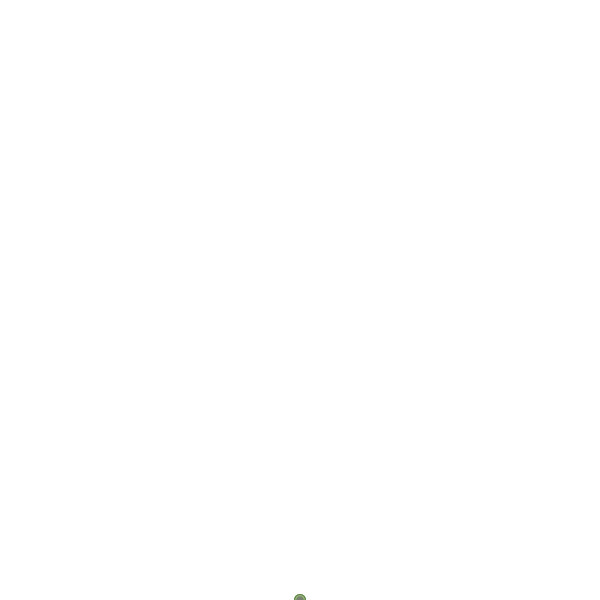
Frame 1 (no input)
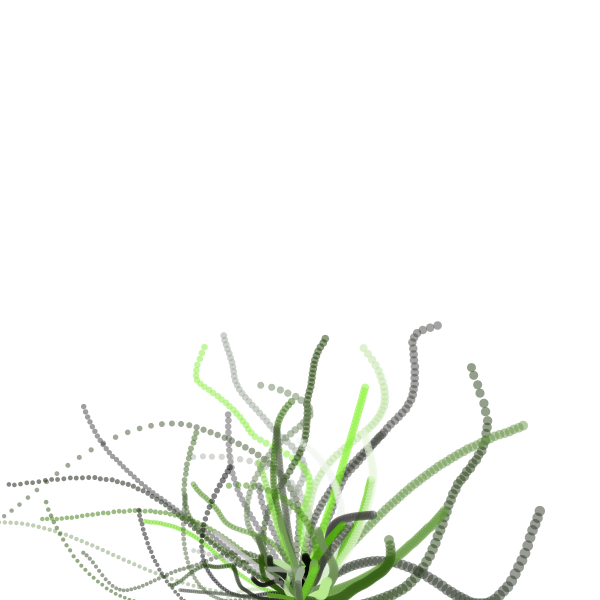
Frame 60 (the mouse pressed at the canvas centre just before this capture)
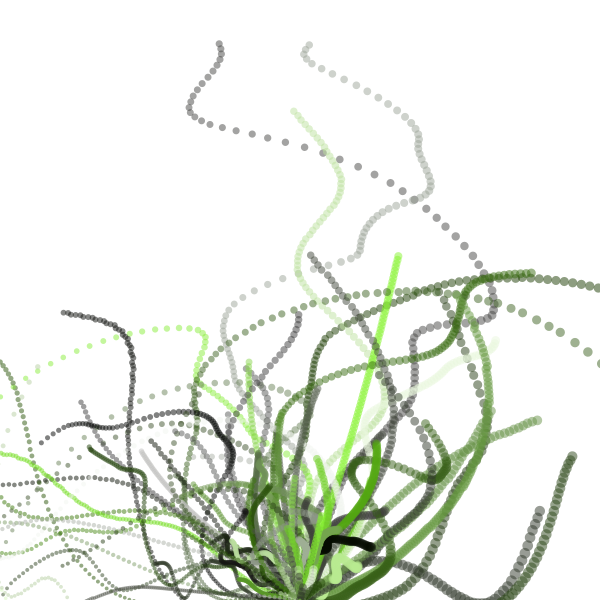
Frame 120 (the mouse held since frame 60 and released just before this capture)

The Processing sketch that drew these frames (run headless with seeded random() and noise(); from frame 60 on, the mouse is pressed at the canvas centre):

// Processing sketch: generative_art_j048
// ── generative_art_j048.pde
ArrayList<Wave> waves;
int wavesNum = 60;
float hue;
float max;
int nb = 0;

void setup() {
  size(600, 600);
  pixelDensity(2);
  colorMode(HSB, 360, 100, 100, 100);
  noStroke();
  boot();
}

void draw() {
  translate(width, 0);
  rotate(PI/2);
  for (Wave w : waves) {
    w.display();
  }
  if (frameCount > 150) {
    save("art" + nb + ".jpg");
    nb++;
    if (nb > 19) exit();
    boot();
  }
}

void boot() {
  noiseSeed(int(random(10000)));
  background(360);
  hue = random(360);
  max = random(2, 6);
  waves = new ArrayList<Wave>();
  for (int i = 0; i < wavesNum; i++) {
    waves.add(new Wave(i));
  }
  frameCount = 0;
}

// ── Wave.pde
class Wave {
  int index;
  float x;
  float y;
  float R;
  float Rs;
  float r;
  float rn;
  float rns;
  float t;
  float tn;
  float tns;
  float tr;
  color c;
  float Rmax = random(100, width);
  Wave(int tmpIndex) {
    x = width / 2;
    y = height / 2;
    index = tmpIndex;
    c = color(hue, random(100), random(100), 50);
    r = 5;
    rn = 0.0;
    rns = random(0.1, 1);
    t = 0;
    tn = 0.0;
    tns = random(0.001, 0.01);
    tr = random(0.00, 360.00);
    R = 0;
    Rs = random(0.5, max);
  }

  void display() {
    t = map(noise(tn + index), 0, 1, 0, 360);
    tn += tns;
    r = 15 * noise(rn + index);
    rn += tns;

    x = R * cos(radians(t)) + width;
    y = R * sin(radians(t)) + height / 2;

    fill(c);
    ellipse(x, y, r, r);

    R += Rs;

    if (R > Rmax) {
      R = 0;
      Rmax = random(100, width);
    }
  }
}
